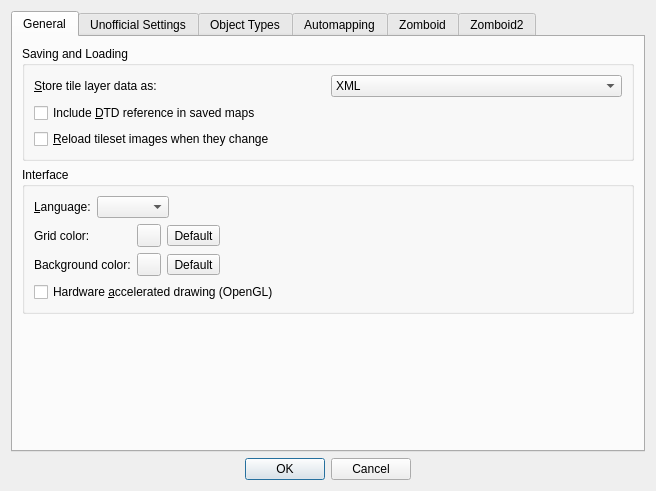
<?xml version="1.0" encoding="UTF-8"?>
<ui version="4.0">
 <class>PreferencesDialog</class>
 <widget class="QDialog" name="PreferencesDialog">
  <property name="geometry">
   <rect>
    <x>0</x>
    <y>0</y>
    <width>656</width>
    <height>491</height>
   </rect>
  </property>
  <property name="minimumSize">
   <size>
    <width>656</width>
    <height>491</height>
   </size>
  </property>
  <property name="focusPolicy">
   <enum>Qt::StrongFocus</enum>
  </property>
  <property name="windowTitle">
   <string>Preferences</string>
  </property>
  <property name="sizeGripEnabled">
   <bool>false</bool>
  </property>
  <property name="modal">
   <bool>true</bool>
  </property>
  <layout class="QVBoxLayout" name="verticalLayout">
   <property name="sizeConstraint">
    <enum>QLayout::SetMinimumSize</enum>
   </property>
   <item>
    <widget class="QTabWidget" name="tabWidget">
     <property name="currentIndex">
      <number>0</number>
     </property>
     <widget class="QWidget" name="tab">
      <attribute name="title">
       <string>General</string>
      </attribute>
      <layout class="QVBoxLayout" name="verticalLayout_2">
       <item>
        <widget class="QGroupBox" name="groupBox">
         <property name="title">
          <string>Saving and Loading</string>
         </property>
         <layout class="QGridLayout" name="gridLayout">
          <item row="0" column="1">
           <widget class="QComboBox" name="layerDataCombo">
            <item>
             <property name="text">
              <string>XML</string>
             </property>
            </item>
            <item>
             <property name="text">
              <string>Base64 (uncompressed)</string>
             </property>
            </item>
            <item>
             <property name="text">
              <string>Base64 (gzip compressed)</string>
             </property>
            </item>
            <item>
             <property name="text">
              <string>Base64 (zlib compressed)</string>
             </property>
            </item>
            <item>
             <property name="text">
              <string>CSV</string>
             </property>
            </item>
           </widget>
          </item>
          <item row="3" column="0" colspan="2">
           <widget class="QCheckBox" name="reloadTilesetImages">
            <property name="text">
             <string>&amp;Reload tileset images when they change</string>
            </property>
           </widget>
          </item>
          <item row="2" column="0" colspan="2">
           <widget class="QCheckBox" name="enableDtd">
            <property name="toolTip">
             <string>Not enabled by default since a reference to an external DTD is known to cause problems with some XML parsers.</string>
            </property>
            <property name="text">
             <string>Include &amp;DTD reference in saved maps</string>
            </property>
           </widget>
          </item>
          <item row="0" column="0">
           <widget class="QLabel" name="label">
            <property name="text">
             <string>&amp;Store tile layer data as:</string>
            </property>
            <property name="buddy">
             <cstring>layerDataCombo</cstring>
            </property>
           </widget>
          </item>
         </layout>
        </widget>
       </item>
       <item>
        <widget class="QGroupBox" name="groupBox_2">
         <property name="title">
          <string>Interface</string>
         </property>
         <layout class="QVBoxLayout" name="verticalLayout_9">
          <property name="sizeConstraint">
           <enum>QLayout::SetDefaultConstraint</enum>
          </property>
          <item>
           <layout class="QHBoxLayout" name="horizontalLayout_3">
            <item>
             <widget class="QLabel" name="label_2">
              <property name="text">
               <string>&amp;Language:</string>
              </property>
              <property name="buddy">
               <cstring>languageCombo</cstring>
              </property>
             </widget>
            </item>
            <item>
             <widget class="QComboBox" name="languageCombo"/>
            </item>
            <item>
             <spacer name="horizontalSpacer_2">
              <property name="orientation">
               <enum>Qt::Horizontal</enum>
              </property>
              <property name="sizeHint" stdset="0">
               <size>
                <width>40</width>
                <height>20</height>
               </size>
              </property>
             </spacer>
            </item>
           </layout>
          </item>
          <item>
           <layout class="QGridLayout" name="gridLayout_2">
            <item row="2" column="2">
             <widget class="QToolButton" name="bgColorReset">
              <property name="text">
               <string>Default</string>
              </property>
             </widget>
            </item>
            <item row="0" column="0">
             <widget class="QLabel" name="label_3">
              <property name="text">
               <string>Grid color:</string>
              </property>
             </widget>
            </item>
            <item row="2" column="1">
             <widget class="Tiled::Internal::ColorButton" name="bgColor"/>
            </item>
            <item row="2" column="0">
             <widget class="QLabel" name="label_5">
              <property name="text">
               <string>Background color:</string>
              </property>
             </widget>
            </item>
            <item row="0" column="1">
             <widget class="Tiled::Internal::ColorButton" name="gridColor"/>
            </item>
            <item row="2" column="3">
             <spacer name="horizontalSpacer_4">
              <property name="orientation">
               <enum>Qt::Horizontal</enum>
              </property>
              <property name="sizeHint" stdset="0">
               <size>
                <width>40</width>
                <height>20</height>
               </size>
              </property>
             </spacer>
            </item>
            <item row="0" column="2">
             <widget class="QToolButton" name="gridColorReset">
              <property name="text">
               <string>Default</string>
              </property>
             </widget>
            </item>
           </layout>
          </item>
          <item>
           <layout class="QHBoxLayout" name="horizontalLayout_5"/>
          </item>
          <item>
           <widget class="QCheckBox" name="openGL">
            <property name="text">
             <string>Hardware &amp;accelerated drawing (OpenGL)</string>
            </property>
           </widget>
          </item>
         </layout>
        </widget>
       </item>
       <item>
        <spacer name="verticalSpacer">
         <property name="orientation">
          <enum>Qt::Vertical</enum>
         </property>
         <property name="sizeHint" stdset="0">
          <size>
           <width>381</width>
           <height>1</height>
          </size>
         </property>
        </spacer>
       </item>
      </layout>
     </widget>
     <widget class="QWidget" name="tab_6">
      <attribute name="title">
       <string>Unofficial Settings</string>
      </attribute>
      <widget class="QGroupBox" name="groupBox_5">
       <property name="geometry">
        <rect>
         <x>10</x>
         <y>210</y>
         <width>611</width>
         <height>191</height>
        </rect>
       </property>
       <property name="title">
        <string>Interface</string>
       </property>
       <widget class="QWidget" name="layoutWidget">
        <property name="geometry">
         <rect>
          <x>11</x>
          <y>29</y>
          <width>591</width>
          <height>24</height>
         </rect>
        </property>
        <layout class="QHBoxLayout" name="horizontalLayout_6">
         <item>
          <widget class="QCheckBox" name="enableDarkTheme">
           <property name="text">
            <string>Enable Theme</string>
           </property>
          </widget>
         </item>
         <item>
          <widget class="QComboBox" name="themeListbox"/>
         </item>
        </layout>
       </widget>
       <widget class="QWidget" name="layoutWidget_2">
        <property name="geometry">
         <rect>
          <x>10</x>
          <y>60</y>
          <width>591</width>
          <height>25</height>
         </rect>
        </property>
        <layout class="QHBoxLayout" name="horizontalLayout_7">
         <item>
          <widget class="QLabel" name="label_8">
           <property name="text">
            <string>Grid Width :</string>
           </property>
          </widget>
         </item>
         <item>
          <widget class="QSpinBox" name="gridWidth">
           <property name="minimum">
            <number>1</number>
           </property>
           <property name="maximum">
            <number>10</number>
           </property>
           <property name="singleStep">
            <number>1</number>
           </property>
           <property name="value">
            <number>1</number>
           </property>
          </widget>
         </item>
         <item>
          <widget class="QPushButton" name="gridWidthDefault">
           <property name="text">
            <string>Default</string>
           </property>
          </widget>
         </item>
        </layout>
       </widget>
       <widget class="QWidget" name="layoutWidget_3">
        <property name="geometry">
         <rect>
          <x>10</x>
          <y>94</y>
          <width>591</width>
          <height>31</height>
         </rect>
        </property>
        <layout class="QHBoxLayout" name="horizontalLayout_8">
         <item>
          <widget class="QLabel" name="label_9">
           <property name="text">
            <string>Grid Opacity :</string>
           </property>
          </widget>
         </item>
         <item>
          <widget class="QSpinBox" name="gridOpacity">
           <property name="minimum">
            <number>1</number>
           </property>
           <property name="maximum">
            <number>255</number>
           </property>
           <property name="singleStep">
            <number>1</number>
           </property>
           <property name="value">
            <number>255</number>
           </property>
          </widget>
         </item>
         <item>
          <widget class="QPushButton" name="gridOpacityDefault">
           <property name="text">
            <string>Default</string>
           </property>
          </widget>
         </item>
        </layout>
       </widget>
      </widget>
      <widget class="QGroupBox" name="groupBox_9">
       <property name="geometry">
        <rect>
         <x>10</x>
         <y>110</y>
         <width>611</width>
         <height>91</height>
        </rect>
       </property>
       <property name="title">
        <string>WorldEd Path</string>
       </property>
       <property name="flat">
        <bool>false</bool>
       </property>
       <layout class="QVBoxLayout" name="verticalLayout_12">
        <item>
         <widget class="QLabel" name="label_15">
          <property name="text">
           <string>This should point on the WorldEd executable folder.</string>
          </property>
         </widget>
        </item>
        <item>
         <layout class="QHBoxLayout" name="horizontalLayout_15">
          <item>
           <widget class="QLineEdit" name="tileZedPath">
            <property name="readOnly">
             <bool>true</bool>
            </property>
           </widget>
          </item>
          <item>
           <widget class="QToolButton" name="browseWorldEdPath">
            <property name="text">
             <string>...</string>
            </property>
           </widget>
          </item>
         </layout>
        </item>
       </layout>
      </widget>
      <widget class="QGroupBox" name="groupBox_10">
       <property name="geometry">
        <rect>
         <x>10</x>
         <y>10</y>
         <width>611</width>
         <height>91</height>
        </rect>
       </property>
       <property name="title">
        <string>Tiles Path</string>
       </property>
       <layout class="QVBoxLayout" name="verticalLayout_13">
        <item>
         <widget class="QLabel" name="label_16">
          <property name="text">
           <string>Tiles folder path.</string>
          </property>
         </widget>
        </item>
        <item>
         <layout class="QHBoxLayout" name="horizontalLayout_16">
          <item>
           <widget class="QLineEdit" name="tilesDirectory">
            <property name="readOnly">
             <bool>true</bool>
            </property>
           </widget>
          </item>
          <item>
           <widget class="QToolButton" name="browseTilesDirectory">
            <property name="text">
             <string>...</string>
            </property>
           </widget>
          </item>
         </layout>
        </item>
       </layout>
      </widget>
     </widget>
     <widget class="QWidget" name="tab_2">
      <attribute name="title">
       <string>Object Types</string>
      </attribute>
      <layout class="QVBoxLayout" name="verticalLayout_3">
       <item>
        <widget class="QGroupBox" name="groupBox_3">
         <property name="title">
          <string>Object Types</string>
         </property>
         <layout class="QVBoxLayout" name="verticalLayout_4">
          <item>
           <widget class="QTableView" name="objectTypesTable">
            <property name="selectionBehavior">
             <enum>QAbstractItemView::SelectRows</enum>
            </property>
            <property name="verticalScrollMode">
             <enum>QAbstractItemView::ScrollPerPixel</enum>
            </property>
            <property name="wordWrap">
             <bool>false</bool>
            </property>
            <attribute name="horizontalHeaderHighlightSections">
             <bool>false</bool>
            </attribute>
            <attribute name="verticalHeaderVisible">
             <bool>false</bool>
            </attribute>
            <attribute name="verticalHeaderHighlightSections">
             <bool>false</bool>
            </attribute>
           </widget>
          </item>
          <item>
           <layout class="QHBoxLayout" name="horizontalLayout">
            <item>
             <widget class="QToolButton" name="addObjectTypeButton">
              <property name="toolTip">
               <string>Add Object Type</string>
              </property>
              <property name="text">
               <string>Add</string>
              </property>
              <property name="icon">
               <iconset resource="tiled.qrc">
                <normaloff>:/images/22x22/add.png</normaloff>:/images/22x22/add.png</iconset>
              </property>
              <property name="autoRaise">
               <bool>true</bool>
              </property>
             </widget>
            </item>
            <item>
             <widget class="QToolButton" name="removeObjectTypeButton">
              <property name="enabled">
               <bool>false</bool>
              </property>
              <property name="toolTip">
               <string>Remove Selected Object Types</string>
              </property>
              <property name="text">
               <string>Remove</string>
              </property>
              <property name="icon">
               <iconset resource="tiled.qrc">
                <normaloff>:/images/22x22/remove.png</normaloff>:/images/22x22/remove.png</iconset>
              </property>
              <property name="autoRaise">
               <bool>true</bool>
              </property>
             </widget>
            </item>
            <item>
             <spacer name="horizontalSpacer">
              <property name="orientation">
               <enum>Qt::Horizontal</enum>
              </property>
              <property name="sizeHint" stdset="0">
               <size>
                <width>40</width>
                <height>20</height>
               </size>
              </property>
             </spacer>
            </item>
            <item>
             <widget class="QPushButton" name="importObjectTypesButton">
              <property name="sizePolicy">
               <sizepolicy hsizetype="Minimum" vsizetype="Minimum">
                <horstretch>0</horstretch>
                <verstretch>0</verstretch>
               </sizepolicy>
              </property>
              <property name="text">
               <string>Import...</string>
              </property>
             </widget>
            </item>
            <item>
             <widget class="QPushButton" name="exportObjectTypesButton">
              <property name="sizePolicy">
               <sizepolicy hsizetype="Fixed" vsizetype="Minimum">
                <horstretch>0</horstretch>
                <verstretch>0</verstretch>
               </sizepolicy>
              </property>
              <property name="text">
               <string>Export...</string>
              </property>
             </widget>
            </item>
           </layout>
          </item>
         </layout>
        </widget>
       </item>
      </layout>
     </widget>
     <widget class="QWidget" name="tab_3">
      <attribute name="title">
       <string>Automapping</string>
      </attribute>
      <layout class="QVBoxLayout" name="verticalLayout_5">
       <item>
        <widget class="QCheckBox" name="autoMapWhileDrawing">
         <property name="text">
          <string>Use Automapping, when drawing into layers</string>
         </property>
        </widget>
       </item>
       <item>
        <spacer name="verticalSpacer_3">
         <property name="orientation">
          <enum>Qt::Vertical</enum>
         </property>
         <property name="sizeHint" stdset="0">
          <size>
           <width>20</width>
           <height>40</height>
          </size>
         </property>
        </spacer>
       </item>
      </layout>
     </widget>
     <widget class="QWidget" name="tab_4">
      <attribute name="title">
       <string>Zomboid</string>
      </attribute>
      <layout class="QVBoxLayout" name="verticalLayout_7">
       <item>
        <widget class="QGroupBox" name="configBox">
         <property name="sizePolicy">
          <sizepolicy hsizetype="Preferred" vsizetype="Preferred">
           <horstretch>0</horstretch>
           <verstretch>0</verstretch>
          </sizepolicy>
         </property>
         <property name="title">
          <string>Config Directory</string>
         </property>
         <property name="alignment">
          <set>Qt::AlignLeading|Qt::AlignLeft|Qt::AlignVCenter</set>
         </property>
         <layout class="QVBoxLayout" name="verticalLayout_6">
          <item>
           <widget class="QLabel" name="label_4">
            <property name="text">
             <string>This is where config files are stored.  Change it with the 'config' program.</string>
            </property>
            <property name="wordWrap">
             <bool>true</bool>
            </property>
           </widget>
          </item>
          <item>
           <layout class="QHBoxLayout" name="configLayout">
            <item>
             <widget class="QLineEdit" name="configDirectory">
              <property name="sizePolicy">
               <sizepolicy hsizetype="Expanding" vsizetype="Preferred">
                <horstretch>0</horstretch>
                <verstretch>0</verstretch>
               </sizepolicy>
              </property>
              <property name="readOnly">
               <bool>true</bool>
              </property>
             </widget>
            </item>
           </layout>
          </item>
         </layout>
        </widget>
       </item>
       <item>
        <widget class="QGroupBox" name="groupBox_4">
         <property name="title">
          <string>Thumbnails Directory</string>
         </property>
         <layout class="QVBoxLayout" name="verticalLayout_10">
          <item>
           <widget class="QLabel" name="label_7">
            <property name="text">
             <string>This is where building and map thumbnail images are stored.  Leave blank to store thumbnails in a subdirectory named .pzeditor in the same directory as each building or map file.</string>
            </property>
            <property name="wordWrap">
             <bool>true</bool>
            </property>
           </widget>
          </item>
          <item>
           <layout class="QHBoxLayout" name="horizontalLayout_4">
            <item>
             <widget class="QLineEdit" name="thumbnailEdit"/>
            </item>
            <item>
             <widget class="QToolButton" name="thumbnailButton">
              <property name="text">
               <string>...</string>
              </property>
             </widget>
            </item>
           </layout>
          </item>
         </layout>
        </widget>
       </item>
       <item>
        <widget class="QGroupBox" name="configBox_2">
         <property name="sizePolicy">
          <sizepolicy hsizetype="Preferred" vsizetype="Preferred">
           <horstretch>0</horstretch>
           <verstretch>0</verstretch>
          </sizepolicy>
         </property>
         <property name="title">
          <string>WorldEd Project Files</string>
         </property>
         <property name="alignment">
          <set>Qt::AlignLeading|Qt::AlignLeft|Qt::AlignVCenter</set>
         </property>
         <layout class="QVBoxLayout" name="verticalLayout_8">
          <item>
           <widget class="QLabel" name="label_6">
            <property name="text">
             <string>Used for adjacent maps and lots.  Restart TileZed to see changes.</string>
            </property>
            <property name="wordWrap">
             <bool>true</bool>
            </property>
           </widget>
          </item>
          <item>
           <widget class="QListWidget" name="listPZW">
            <property name="maximumSize">
             <size>
              <width>16777215</width>
              <height>96</height>
             </size>
            </property>
            <property name="selectionBehavior">
             <enum>QAbstractItemView::SelectRows</enum>
            </property>
           </widget>
          </item>
          <item>
           <layout class="QHBoxLayout" name="horizontalLayout_2">
            <item>
             <widget class="QToolButton" name="addPZW">
              <property name="toolTip">
               <string>Add Project</string>
              </property>
              <property name="text">
               <string>Add</string>
              </property>
              <property name="icon">
               <iconset resource="tiled.qrc">
                <normaloff>:/images/22x22/add.png</normaloff>:/images/22x22/add.png</iconset>
              </property>
              <property name="autoRaise">
               <bool>true</bool>
              </property>
             </widget>
            </item>
            <item>
             <widget class="QToolButton" name="removePZW">
              <property name="enabled">
               <bool>true</bool>
              </property>
              <property name="toolTip">
               <string>Remove Selected Project</string>
              </property>
              <property name="text">
               <string>Remove</string>
              </property>
              <property name="icon">
               <iconset resource="tiled.qrc">
                <normaloff>:/images/22x22/remove.png</normaloff>:/images/22x22/remove.png</iconset>
              </property>
              <property name="autoRaise">
               <bool>true</bool>
              </property>
             </widget>
            </item>
            <item>
             <widget class="QToolButton" name="raisePZW">
              <property name="toolTip">
               <string>Raise Project</string>
              </property>
              <property name="text">
               <string>...</string>
              </property>
              <property name="icon">
               <iconset resource="tiled.qrc">
                <normaloff>:/images/16x16/go-up.png</normaloff>:/images/16x16/go-up.png</iconset>
              </property>
              <property name="toolButtonStyle">
               <enum>Qt::ToolButtonIconOnly</enum>
              </property>
              <property name="autoRaise">
               <bool>true</bool>
              </property>
             </widget>
            </item>
            <item>
             <widget class="QToolButton" name="lowerPZW">
              <property name="toolTip">
               <string>Lower Project</string>
              </property>
              <property name="text">
               <string>...</string>
              </property>
              <property name="icon">
               <iconset resource="tiled.qrc">
                <normaloff>:/images/16x16/go-down.png</normaloff>:/images/16x16/go-down.png</iconset>
              </property>
              <property name="toolButtonStyle">
               <enum>Qt::ToolButtonIconOnly</enum>
              </property>
              <property name="autoRaise">
               <bool>true</bool>
              </property>
             </widget>
            </item>
            <item>
             <spacer name="horizontalSpacer_3">
              <property name="orientation">
               <enum>Qt::Horizontal</enum>
              </property>
              <property name="sizeHint" stdset="0">
               <size>
                <width>40</width>
                <height>20</height>
               </size>
              </property>
             </spacer>
            </item>
           </layout>
          </item>
         </layout>
        </widget>
       </item>
       <item>
        <widget class="QCheckBox" name="showAdjacent">
         <property name="text">
          <string>Show adjacent maps.  Requires closing/opening a map to see changes.</string>
         </property>
        </widget>
       </item>
       <item>
        <spacer name="verticalSpacer_2">
         <property name="orientation">
          <enum>Qt::Vertical</enum>
         </property>
         <property name="sizeHint" stdset="0">
          <size>
           <width>20</width>
           <height>40</height>
          </size>
         </property>
        </spacer>
       </item>
      </layout>
     </widget>
     <widget class="QWidget" name="tab_5">
      <attribute name="title">
       <string>Zomboid2</string>
      </attribute>
      <layout class="QGridLayout" name="gridLayout_3">
       <item row="0" column="0">
        <widget class="QGroupBox" name="tilePropertiesGroupBox">
         <property name="sizePolicy">
          <sizepolicy hsizetype="Preferred" vsizetype="Preferred">
           <horstretch>0</horstretch>
           <verstretch>0</verstretch>
          </sizepolicy>
         </property>
         <property name="title">
          <string>Tile Property Files (.tiles, .tiles.txt)</string>
         </property>
         <property name="alignment">
          <set>Qt::AlignLeading|Qt::AlignLeft|Qt::AlignVCenter</set>
         </property>
         <layout class="QVBoxLayout" name="verticalLayout_11">
          <item>
           <widget class="QListWidget" name="tilePropertiesListWidget">
            <property name="maximumSize">
             <size>
              <width>16777215</width>
              <height>96</height>
             </size>
            </property>
            <property name="selectionBehavior">
             <enum>QAbstractItemView::SelectRows</enum>
            </property>
           </widget>
          </item>
          <item>
           <layout class="QHBoxLayout" name="tilePropertiesLayout">
            <item>
             <widget class="QToolButton" name="addPZPropertiesFile">
              <property name="toolTip">
               <string>Add Project</string>
              </property>
              <property name="text">
               <string>Add</string>
              </property>
              <property name="icon">
               <iconset resource="tiled.qrc">
                <normaloff>:/images/22x22/add.png</normaloff>:/images/22x22/add.png</iconset>
              </property>
              <property name="autoRaise">
               <bool>true</bool>
              </property>
             </widget>
            </item>
            <item>
             <widget class="QToolButton" name="removePZPropertiesFile">
              <property name="enabled">
               <bool>true</bool>
              </property>
              <property name="toolTip">
               <string>Remove Selected Project</string>
              </property>
              <property name="text">
               <string>Remove</string>
              </property>
              <property name="icon">
               <iconset resource="tiled.qrc">
                <normaloff>:/images/22x22/remove.png</normaloff>:/images/22x22/remove.png</iconset>
              </property>
              <property name="autoRaise">
               <bool>true</bool>
              </property>
             </widget>
            </item>
            <item>
             <widget class="QToolButton" name="raisePZPropertiesFile">
              <property name="toolTip">
               <string>Raise Project</string>
              </property>
              <property name="text">
               <string>...</string>
              </property>
              <property name="icon">
               <iconset resource="tiled.qrc">
                <normaloff>:/images/16x16/go-up.png</normaloff>:/images/16x16/go-up.png</iconset>
              </property>
              <property name="toolButtonStyle">
               <enum>Qt::ToolButtonIconOnly</enum>
              </property>
              <property name="autoRaise">
               <bool>true</bool>
              </property>
             </widget>
            </item>
            <item>
             <widget class="QToolButton" name="lowerPZPropertiesFile">
              <property name="toolTip">
               <string>Lower Project</string>
              </property>
              <property name="text">
               <string>...</string>
              </property>
              <property name="icon">
               <iconset resource="tiled.qrc">
                <normaloff>:/images/16x16/go-down.png</normaloff>:/images/16x16/go-down.png</iconset>
              </property>
              <property name="toolButtonStyle">
               <enum>Qt::ToolButtonIconOnly</enum>
              </property>
              <property name="autoRaise">
               <bool>true</bool>
              </property>
             </widget>
            </item>
            <item>
             <spacer name="horizontalSpacer_5">
              <property name="orientation">
               <enum>Qt::Horizontal</enum>
              </property>
              <property name="sizeHint" stdset="0">
               <size>
                <width>40</width>
                <height>20</height>
               </size>
              </property>
             </spacer>
            </item>
           </layout>
          </item>
          <item>
           <spacer name="tilePropertiesSpacer">
            <property name="orientation">
             <enum>Qt::Vertical</enum>
            </property>
            <property name="sizeHint" stdset="0">
             <size>
              <width>20</width>
              <height>40</height>
             </size>
            </property>
           </spacer>
          </item>
         </layout>
        </widget>
       </item>
      </layout>
     </widget>
    </widget>
   </item>
   <item>
    <widget class="QDialogButtonBox" name="buttonBox">
     <property name="orientation">
      <enum>Qt::Horizontal</enum>
     </property>
     <property name="standardButtons">
      <set>QDialogButtonBox::Cancel|QDialogButtonBox::Ok</set>
     </property>
     <property name="centerButtons">
      <bool>true</bool>
     </property>
    </widget>
   </item>
  </layout>
 </widget>
 <customwidgets>
  <customwidget>
   <class>Tiled::Internal::ColorButton</class>
   <extends>QToolButton</extends>
   <header location="global">colorbutton.h</header>
  </customwidget>
 </customwidgets>
 <tabstops>
  <tabstop>layerDataCombo</tabstop>
  <tabstop>enableDtd</tabstop>
  <tabstop>reloadTilesetImages</tabstop>
  <tabstop>openGL</tabstop>
  <tabstop>objectTypesTable</tabstop>
  <tabstop>addObjectTypeButton</tabstop>
  <tabstop>removeObjectTypeButton</tabstop>
  <tabstop>importObjectTypesButton</tabstop>
  <tabstop>exportObjectTypesButton</tabstop>
  <tabstop>autoMapWhileDrawing</tabstop>
  <tabstop>buttonBox</tabstop>
 </tabstops>
 <resources>
  <include location="tiled.qrc"/>
 </resources>
 <connections>
  <connection>
   <sender>buttonBox</sender>
   <signal>rejected()</signal>
   <receiver>PreferencesDialog</receiver>
   <slot>reject()</slot>
   <hints>
    <hint type="sourcelabel">
     <x>322</x>
     <y>481</y>
    </hint>
    <hint type="destinationlabel">
     <x>315</x>
     <y>312</y>
    </hint>
   </hints>
  </connection>
 </connections>
 <designerdata>
  <property name="gridDeltaX">
   <number>10</number>
  </property>
  <property name="gridDeltaY">
   <number>10</number>
  </property>
  <property name="gridSnapX">
   <bool>true</bool>
  </property>
  <property name="gridSnapY">
   <bool>true</bool>
  </property>
  <property name="gridVisible">
   <bool>true</bool>
  </property>
 </designerdata>
</ui>
